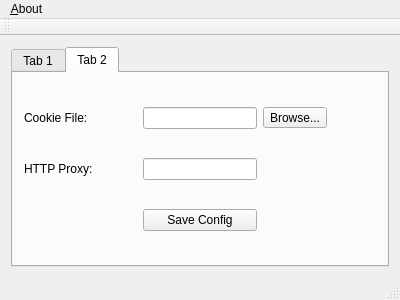
<?xml version="1.0" encoding="UTF-8"?>
<ui version="4.0">
 <class>MainWindow</class>
 <widget class="QMainWindow" name="MainWindow">
  <property name="geometry">
   <rect>
    <x>0</x>
    <y>0</y>
    <width>400</width>
    <height>300</height>
   </rect>
  </property>
  <property name="windowTitle">
   <string>MainWindow</string>
  </property>
  <widget class="QWidget" name="centralWidget">
   <layout class="QVBoxLayout" name="verticalLayout">
    <item>
     <widget class="QTabWidget" name="tabWidget">
      <property name="currentIndex">
       <number>1</number>
      </property>
      <widget class="QWidget" name="tab">
       <attribute name="title">
        <string>Tab 1</string>
       </attribute>
       <layout class="QVBoxLayout" name="verticalLayout_2">
        <item>
         <layout class="QHBoxLayout" name="horizontalLayout">
          <item>
           <widget class="QLabel" name="label">
            <property name="text">
             <string>URL:</string>
            </property>
           </widget>
          </item>
          <item>
           <widget class="QLineEdit" name="lineEdit"/>
          </item>
         </layout>
        </item>
        <item>
         <layout class="QGridLayout" name="gridLayout">
          <item row="0" column="0">
           <widget class="QLabel" name="label_2">
            <property name="text">
             <string>Output Location:</string>
            </property>
           </widget>
          </item>
          <item row="0" column="1">
           <widget class="QLineEdit" name="lineEdit_2"/>
          </item>
          <item row="0" column="2">
           <widget class="QToolButton" name="toolButton">
            <property name="text">
             <string>Browse...</string>
            </property>
           </widget>
          </item>
         </layout>
        </item>
        <item>
         <widget class="QPushButton" name="pushButton_2">
          <property name="text">
           <string>Get information about the video(s) </string>
          </property>
         </widget>
        </item>
        <item>
         <widget class="QPushButton" name="pushButton">
          <property name="text">
           <string>Download!</string>
          </property>
         </widget>
        </item>
       </layout>
      </widget>
      <widget class="QWidget" name="tab_2">
       <attribute name="title">
        <string>Tab 2</string>
       </attribute>
       <layout class="QGridLayout" name="gridLayout_2">
        <item row="1" column="1">
         <widget class="QLineEdit" name="lineEdit_4"/>
        </item>
        <item row="0" column="0">
         <widget class="QLabel" name="label_3">
          <property name="text">
           <string>Cookie File:</string>
          </property>
         </widget>
        </item>
        <item row="0" column="1">
         <widget class="QLineEdit" name="lineEdit_3"/>
        </item>
        <item row="0" column="2">
         <widget class="QToolButton" name="toolButton_2">
          <property name="text">
           <string>Browse...</string>
          </property>
         </widget>
        </item>
        <item row="1" column="0">
         <widget class="QLabel" name="label_4">
          <property name="text">
           <string>HTTP Proxy:</string>
          </property>
         </widget>
        </item>
        <item row="2" column="0">
         <spacer name="horizontalSpacer">
          <property name="orientation">
           <enum>Qt::Horizontal</enum>
          </property>
          <property name="sizeHint" stdset="0">
           <size>
            <width>40</width>
            <height>20</height>
           </size>
          </property>
         </spacer>
        </item>
        <item row="2" column="2">
         <spacer name="horizontalSpacer_2">
          <property name="orientation">
           <enum>Qt::Horizontal</enum>
          </property>
          <property name="sizeHint" stdset="0">
           <size>
            <width>40</width>
            <height>20</height>
           </size>
          </property>
         </spacer>
        </item>
        <item row="2" column="1">
         <widget class="QPushButton" name="pushButton_3">
          <property name="text">
           <string>Save Config</string>
          </property>
         </widget>
        </item>
       </layout>
      </widget>
     </widget>
    </item>
   </layout>
  </widget>
  <widget class="QMenuBar" name="menuBar">
   <property name="geometry">
    <rect>
     <x>0</x>
     <y>0</y>
     <width>400</width>
     <height>21</height>
    </rect>
   </property>
   <widget class="QMenu" name="menu_About">
    <property name="title">
     <string>&amp;About</string>
    </property>
    <addaction name="actionAbout_Qt"/>
    <addaction name="actionAbout_you_get_CLI"/>
    <addaction name="separator"/>
    <addaction name="actionAbout_Qt_2"/>
   </widget>
   <addaction name="menu_About"/>
  </widget>
  <widget class="QToolBar" name="mainToolBar">
   <attribute name="toolBarArea">
    <enum>TopToolBarArea</enum>
   </attribute>
   <attribute name="toolBarBreak">
    <bool>false</bool>
   </attribute>
  </widget>
  <widget class="QStatusBar" name="statusBar"/>
  <action name="actionAbout_Qt">
   <property name="text">
    <string>About This GUI</string>
   </property>
  </action>
  <action name="actionAbout_you_get_CLI">
   <property name="text">
    <string>About you-get CLI</string>
   </property>
  </action>
  <action name="action">
   <property name="text">
    <string>-</string>
   </property>
  </action>
  <action name="actionAbout_Qt_2">
   <property name="text">
    <string>About Qt</string>
   </property>
  </action>
 </widget>
 <layoutdefault spacing="6" margin="11"/>
 <resources/>
 <connections/>
</ui>
